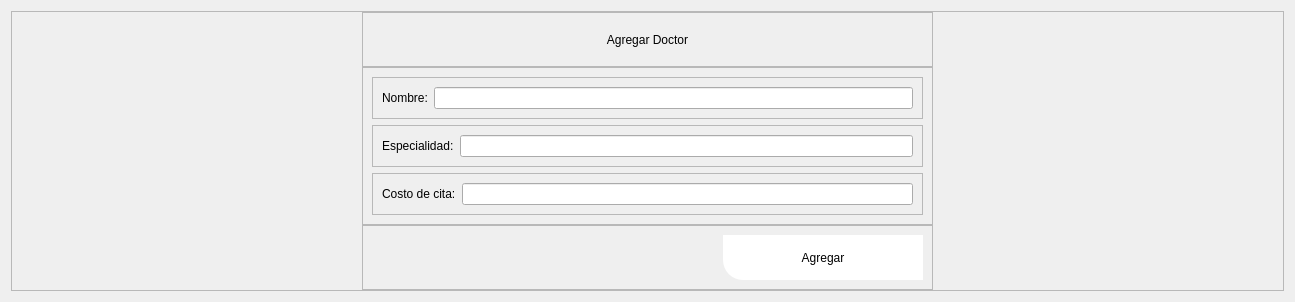
            <widget class="QWidget" name="page_agregar_doctor">
             <layout class="QVBoxLayout" name="verticalLayout_24">
              <item>
               <widget class="QFrame" name="frame_27">
                <property name="frameShape">
                 <enum>QFrame::StyledPanel</enum>
                </property>
                <property name="frameShadow">
                 <enum>QFrame::Raised</enum>
                </property>
                <layout class="QVBoxLayout" name="verticalLayout_21">
                 <property name="spacing">
                  <number>0</number>
                 </property>
                 <property name="leftMargin">
                  <number>350</number>
                 </property>
                 <property name="topMargin">
                  <number>0</number>
                 </property>
                 <property name="rightMargin">
                  <number>350</number>
                 </property>
                 <property name="bottomMargin">
                  <number>0</number>
                 </property>
                 <item>
                  <widget class="QFrame" name="frame_39">
                   <property name="minimumSize">
                    <size>
                     <width>0</width>
                     <height>55</height>
                    </size>
                   </property>
                   <property name="maximumSize">
                    <size>
                     <width>16777215</width>
                     <height>55</height>
                    </size>
                   </property>
                   <property name="frameShape">
                    <enum>QFrame::StyledPanel</enum>
                   </property>
                   <property name="frameShadow">
                    <enum>QFrame::Raised</enum>
                   </property>
                   <layout class="QVBoxLayout" name="verticalLayout_22">
                    <item>
                     <widget class="QLabel" name="label_22">
                      <property name="maximumSize">
                       <size>
                        <width>16777215</width>
                        <height>55</height>
                       </size>
                      </property>
                      <property name="styleSheet">
                       <string notr="true">color: rgb(0,0,0);
font: 75 10pt &quot;Open Sans Semibold&quot;</string>
                      </property>
                      <property name="text">
                       <string>Agregar Doctor</string>
                      </property>
                      <property name="alignment">
                       <set>Qt::AlignCenter</set>
                      </property>
                     </widget>
                    </item>
                   </layout>
                  </widget>
                 </item>
                 <item>
                  <widget class="QFrame" name="frame_40">
                   <property name="frameShape">
                    <enum>QFrame::StyledPanel</enum>
                   </property>
                   <property name="frameShadow">
                    <enum>QFrame::Raised</enum>
                   </property>
                   <layout class="QVBoxLayout" name="verticalLayout_23">
                    <item>
                     <widget class="QFrame" name="frame_41">
                      <property name="frameShape">
                       <enum>QFrame::StyledPanel</enum>
                      </property>
                      <property name="frameShadow">
                       <enum>QFrame::Raised</enum>
                      </property>
                      <layout class="QHBoxLayout" name="horizontalLayout_29">
                       <item>
                        <widget class="QLabel" name="label_23">
                         <property name="styleSheet">
                          <string notr="true">color: rgb(0,0,0);
font: 75 10pt &quot;Open Sans Semibold&quot;</string>
                         </property>
                         <property name="text">
                          <string>Nombre:</string>
                         </property>
                        </widget>
                       </item>
                       <item>
                        <widget class="QLineEdit" name="nombreDoc_le"/>
                       </item>
                      </layout>
                     </widget>
                    </item>
                    <item>
                     <widget class="QFrame" name="frame_42">
                      <property name="frameShape">
                       <enum>QFrame::StyledPanel</enum>
                      </property>
                      <property name="frameShadow">
                       <enum>QFrame::Raised</enum>
                      </property>
                      <layout class="QHBoxLayout" name="horizontalLayout_30">
                       <item>
                        <widget class="QLabel" name="label_24">
                         <property name="styleSheet">
                          <string notr="true">color: rgb(0,0,0);
font: 75 10pt &quot;Open Sans Semibold&quot;</string>
                         </property>
                         <property name="text">
                          <string>Especialidad:</string>
                         </property>
                        </widget>
                       </item>
                       <item>
                        <widget class="QLineEdit" name="especialidadDoc_le"/>
                       </item>
                      </layout>
                     </widget>
                    </item>
                    <item>
                     <widget class="QFrame" name="frame_43">
                      <property name="frameShape">
                       <enum>QFrame::StyledPanel</enum>
                      </property>
                      <property name="frameShadow">
                       <enum>QFrame::Raised</enum>
                      </property>
                      <layout class="QHBoxLayout" name="horizontalLayout_31">
                       <item>
                        <widget class="QLabel" name="label_25">
                         <property name="styleSheet">
                          <string notr="true">color: rgb(0,0,0);
font: 75 10pt &quot;Open Sans Semibold&quot;</string>
                         </property>
                         <property name="text">
                          <string>Costo de cita:</string>
                         </property>
                        </widget>
                       </item>
                       <item>
                        <widget class="QLineEdit" name="costCita_ln"/>
                       </item>
                      </layout>
                     </widget>
                    </item>
                   </layout>
                  </widget>
                 </item>
                 <item>
                  <widget class="QFrame" name="frame_46">
                   <property name="maximumSize">
                    <size>
                     <width>16777215</width>
                     <height>100</height>
                    </size>
                   </property>
                   <property name="frameShape">
                    <enum>QFrame::StyledPanel</enum>
                   </property>
                   <property name="frameShadow">
                    <enum>QFrame::Raised</enum>
                   </property>
                   <layout class="QHBoxLayout" name="horizontalLayout_34">
                    <item>
                     <spacer name="horizontalSpacer_9">
                      <property name="orientation">
                       <enum>Qt::Horizontal</enum>
                      </property>
                      <property name="sizeHint" stdset="0">
                       <size>
                        <width>351</width>
                        <height>20</height>
                       </size>
                      </property>
                     </spacer>
                    </item>
                    <item>
                     <widget class="QPushButton" name="agregarDoc_btn">
                      <property name="minimumSize">
                       <size>
                        <width>200</width>
                        <height>45</height>
                       </size>
                      </property>
                      <property name="maximumSize">
                       <size>
                        <width>150</width>
                        <height>16777215</height>
                       </size>
                      </property>
                      <property name="styleSheet">
                       <string notr="true">QFrame{
background-color: rgb(51, 157, 255);
}

QPushButton{
color: rgb(0, 0, 0);
	background-color: rgb(255, 255, 255);
border-bottom-left-radius:20px;
font: 75 9pt &quot;Open Sans Semibold&quot;
}

QPushButton:hover{
color: rgb(255, 255, 255);
background-color: rgb(160, 207, 41);
border-bottom-left-radius:10px;
border-bottom-right-radius:10px;
border-top-left-radius:10px;
border-top-right-radius:10px;
font: 75 9pt  &quot;Open Sans Semibold&quot;
}</string>
                      </property>
                      <property name="text">
                       <string>Agregar</string>
                      </property>
                      <property name="icon">
                       <iconset>
                        <normaloff>../../../Desktop/Centro Médico Tejutla/Iconos Farmacia/x.png</normaloff>../../../Desktop/Centro Médico Tejutla/Iconos Farmacia/x.png</iconset>
                      </property>
                      <property name="iconSize">
                       <size>
                        <width>55</width>
                        <height>50</height>
                       </size>
                      </property>
                     </widget>
                    </item>
                   </layout>
                  </widget>
                 </item>
                </layout>
               </widget>
              </item>
             </layout>
            </widget>
